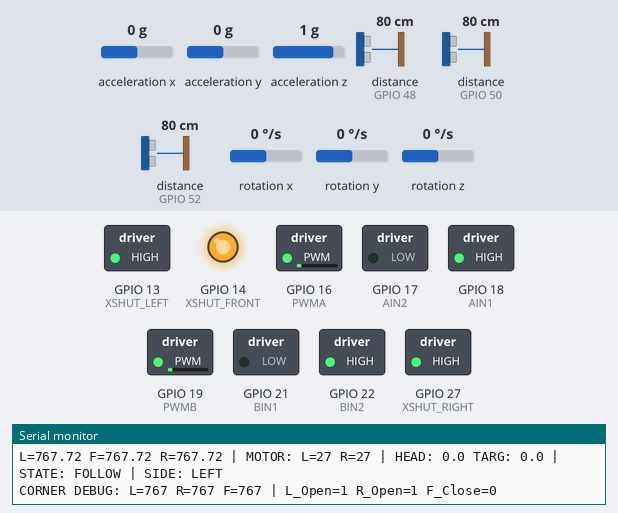
A program run on a simulated ESP32. Shown: switched loads named in the program (green lamp = pin HIGH), output pins drawn as LEDs (lit = HIGH), the last lines printed to the serial monitor. Inputs (shaded band) come from the test bench; at power-on: distance to the obstacle (sensors on GPIO 52, GPIO 50, GPIO 48) 80 cm, acceleration x 0 g, acceleration y 0 g, acceleration z 1 g, rotation x 0 °/s, rotation y 0 °/s, rotation z 0 °/s. WiFi joins after 1.5 s; servers stay silent unless stated.

Above: at 2.9 s.
3.0 s: distance to the obstacle (sensor on GPIO 52) set to 2 cm
At 5.7 s:
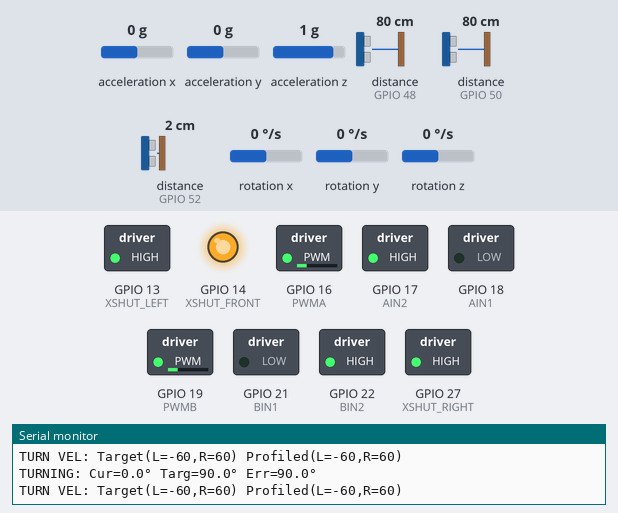
9.0 s: distance to the obstacle (sensor on GPIO 52) set to 10 cm
12.0 s: distance to the obstacle (sensor on GPIO 52) set to 13 cm
At 12.66 s:
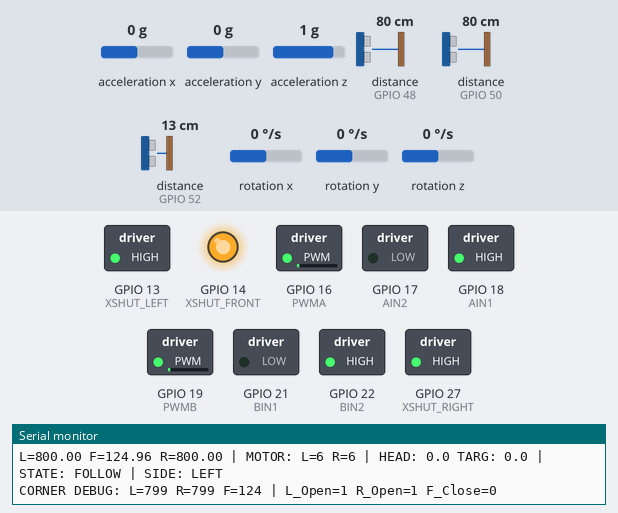
15.0 s: distance to the obstacle (sensor on GPIO 50) set to 2 cm
At 17.38 s:
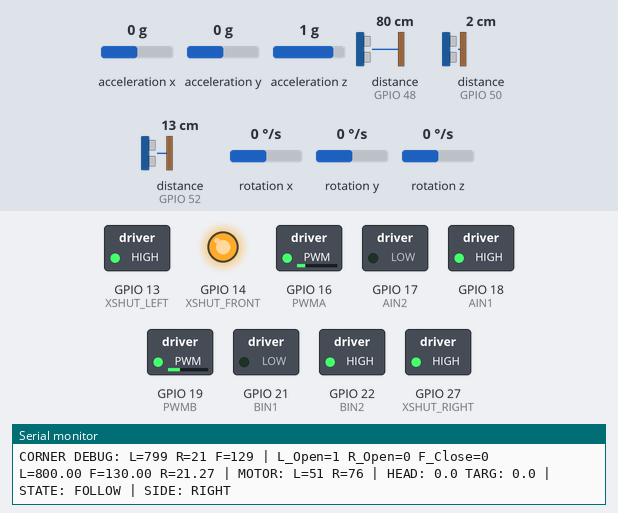
18.0 s: distance to the obstacle (sensor on GPIO 48) set to 6 cm
21.0 s: distance to the obstacle (sensor on GPIO 48) set to 3 cm
At 23.6 s:
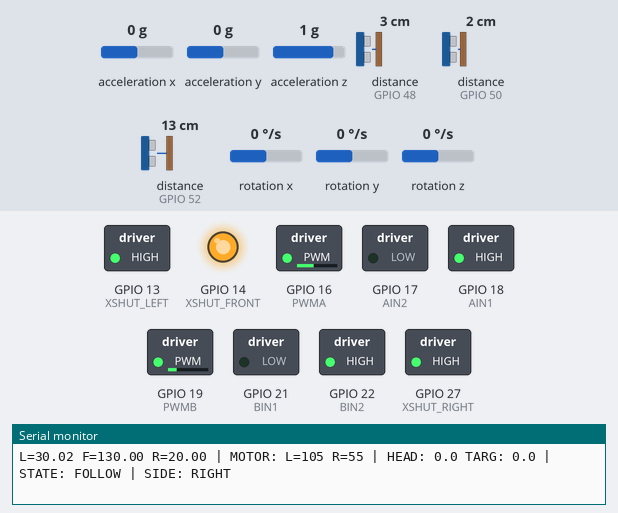
Timing chart, 0 to 25.0 s (numbered marks = the images above; inputs shaded):
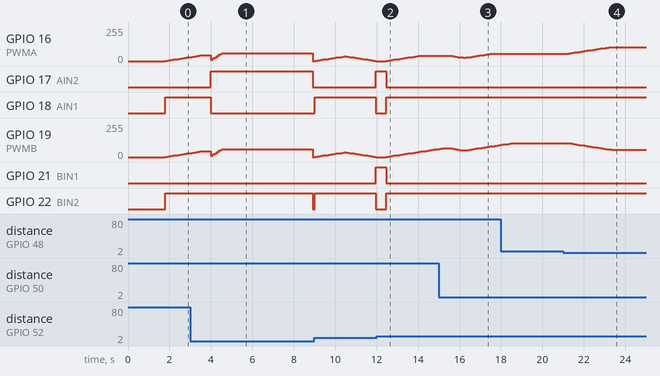

The program:

main.cpp
```cpp
#include <Wire.h>
#include "config.h"
#include "MotorControl.h"
#include "SensorManager.h"
#include "IMUHandler.h"
#include "WallFollower.h"
#include "NetworkManager.h"

// Global instances
MotorControl motors;
SensorManager sensors;
IMUHandler imu;
WallFollower wallFollower;
NetworkManager network;

unsigned long lastTime = 0;

void setup() {
    Serial.begin(115200);
    Wire.begin(I2C_SDA_PIN, I2C_SCL_PIN);
    Wire.setClock(I2C_CLOCK_SPEED);

    // Initialize all systems
    Serial.println("=== WALL FOLLOWING ROBOT INITIALIZATION ===");

    // Network setup
    if (!network.setup()) {
        Serial.println("Network setup failed!");
        while(1);
    }

    // Sensor setup
    if (!sensors.setup()) {
        Serial.println("Sensor setup failed!");
        while(1);
    }

    // Motor setup
    motors.setup();

    // Initialize IMU heading
    imu.initializeHeading();

    // Initialize wall follower
    wallFollower.resetPID();

    lastTime = millis();
    Serial.println("=== SYSTEM READY - IMPROVED WALL FOLLOWING! ===");
    Serial.println();
}

void loop() {
    // Handle network connections
    network.handleClient();

    // Read sensors
    float leftDist, rightDist, frontDist;
    sensors.readSensors(leftDist, rightDist, frontDist);

    // Read IMU
    sensors.readMPU6050(imu.ax, imu.ay, imu.az, imu.gx, imu.gy, imu.gz);
    imu.updateHeading(imu.gz, millis(), wallFollower.currentState);

    // Calculate timing
    unsigned long currentTime = millis();
    float dt = (currentTime - lastTime) / 1000.0;
    if (dt > MAX_DT) dt = MIN_DT;
    lastTime = currentTime;

    // Process robot behavior based on state
    int leftSpeed = WallFollower::getBaseSpeed();
    int rightSpeed = WallFollower::getBaseSpeed();

    // Store previous state to detect transitions
    static RobotState previousState = STOPPED;

    switch (wallFollower.currentState) {
        case FOLLOWING:
            wallFollower.handleWallFollowing(leftSpeed, rightSpeed, leftDist, rightDist, frontDist, dt, imu);
            wallFollower.applyHeadingCorrection(leftSpeed, rightSpeed, imu);
            break;

        case TURNING: {
            // Reset turn profile when first entering TURNING state
            if (previousState != TURNING) {
                wallFollower.resetTurnProfile();
                motors.resetTurnProfile();
                Serial.println("TURNING: Reset velocity profile");
            }

            float headingError = imu.getHeadingError(imu.targetHeading);

            #if DEBUG_TURN_PROGRESS
            static unsigned long lastTurnDebug = 0;
            if (millis() - lastTurnDebug > TURN_DEBUG_INTERVAL) {
                Serial.printf("TURNING: Cur=%.1f° Targ=%.1f° Err=%.1f°\n", imu.heading, imu.targetHeading, headingError);
                lastTurnDebug = millis();
            }
            #endif

            // Calculate turn speed based on error (PROPORTIONAL CONTROL)
            int turnSpeed = constrain(fabs(headingError) * 1.5, 30, WallFollower::getTurnSpeed());

            // Determine turn direction
            int targetLeftSpeed, targetRightSpeed;

            if (headingError > 0) {
                // Need to turn LEFT (counter-clockwise)
                targetLeftSpeed = -turnSpeed;
                targetRightSpeed = turnSpeed;
            } else {
                // Need to turn RIGHT (clockwise)
                targetLeftSpeed = turnSpeed;
                targetRightSpeed = -turnSpeed;
            }

            // APPLY VELOCITY PROFILING FOR SMOOTH TURN ACCELERATION
            int profiledLeftSpeed, profiledRightSpeed;
            motors.applyTurnVelocityProfile(profiledLeftSpeed, profiledRightSpeed, targetLeftSpeed, targetRightSpeed);

            // Apply profiled turn motors
            motors.setTurnMotors(profiledLeftSpeed, profiledRightSpeed);

            // Debug turn velocity profiling
            #if DEBUG_TURN_PROGRESS
            static unsigned long lastVelDebug = 0;
            if (millis() - lastVelDebug > 100) {
                Serial.printf("TURN VEL: Target(L=%d,R=%d) Profiled(L=%d,R=%d)\n",
                             targetLeftSpeed, targetRightSpeed, profiledLeftSpeed, profiledRightSpeed);
                lastVelDebug = millis();
            }
            #endif

            // Check if turn is complete
            if (fabs(headingError) < TURN_TOLERANCE_WIDE || millis() - wallFollower.getTurnStartTime() > WallFollower::getTurnTimeout()) {
                wallFollower.currentState = POSITIONING;
                wallFollower.setPositioningStartTime(millis());

                // Stop motors
                motors.stopMotors();

                if (fabs(headingError) < TURN_TOLERANCE_WIDE) {
                    Serial.printf("TURN COMPLETE: %.1f° -> %.1f° (Error: %.1f°)\n",
                                 wallFollower.getTurnStartHeading(), imu.heading, headingError);
                } else {
                    Serial.println("TURN TIMEOUT, FORCING POSITIONING");
                }
            }
            return; // Skip motor smoothing during turning
        }
        break;

        case POSITIONING: {
            // Move forward to find the wall
            leftSpeed = WallFollower::getPositioningSpeed();
            rightSpeed = WallFollower::getPositioningSpeed();

            // Check if we found the target wall
            bool wallFound = false;
            if (wallFollower.followingLeft) {
                wallFound = (leftDist < WallFollower::getWallThreshold()) && (leftDist > POSITIONING_MIN_DISTANCE);
            } else {
                wallFound = (rightDist < WallFollower::getWallThreshold()) && (rightDist > POSITIONING_MIN_DISTANCE);
            }

            if (wallFound || wallFollower.isPositioningComplete()) {
                wallFollower.currentState = FOLLOWING;
                wallFollower.resetPID();
                imu.targetHeading = imu.heading;
                if (wallFound) Serial.println("POSITIONING COMPLETE - WALL FOUND");
                else Serial.println("POSITIONING COMPLETE - TIMEOUT");
            }
            break;
        }

        case STOPPED:
            leftSpeed = 0;
            rightSpeed = 0;
            break;
    }

    // Apply motor control (skip during turning)
    if (wallFollower.currentState != TURNING) {
        motors.setMotorsSmooth(leftSpeed, rightSpeed);
    }

    // Update previous state for next iteration
    previousState = wallFollower.currentState;

    // Debug output
    #if DEBUG_SENSOR_READINGS
    static unsigned long lastDebugTime = 0;
    if (millis() - lastDebugTime > DEBUG_INTERVAL) {
        String message = "L=" + String(leftDist) + " F=" + String(frontDist) + " R=" + String(rightDist) + " | ";
        message += "MOTOR: L=" + String(motors.getCurrentLeftSpeed()) + " R=" + String(motors.getCurrentRightSpeed()) + " | ";
        message += "HEAD: " + String(imu.heading, 1) + " TARG: " + String(imu.targetHeading, 1) + " | ";
        message += "STATE: ";

        switch(wallFollower.currentState) {
            case FOLLOWING: message += "FOLLOW"; break;
            case TURNING: message += "TURN"; break;
            case POSITIONING: message += "POSITION"; break;
            case STOPPED: message += "STOP"; break;
        }

        message += " | SIDE: " + String(wallFollower.followingLeft ? "LEFT" : "RIGHT");
        message += "\n";

        network.sendMessage(message);
        lastDebugTime = millis();
    }
    #endif

    // Debug corner detection
    wallFollower.debugCornerDetection(leftDist, rightDist, frontDist);

    delay(LOOP_DELAY_MS);
}
```

IMUHandler.h
```cpp
#ifndef IMUHANDLER_H
#define IMUHANDLER_H

#include "config.h"

class IMUHandler {
private:
    float gyroZeroOffset = 0.0;
    unsigned long lastStillTime = 0;
    unsigned long lastUpdate = 0;

public:
    float heading = 0.0;
    float targetHeading = 0.0;
    bool headingInitialized = false;
    int16_t ax, ay, az, gx, gy, gz;

    void updateHeading(int16_t gz_val, unsigned long currentTime, RobotState currentState) {
        static float gyroBias = 0.0;
        float dt = (currentTime - lastUpdate) / 1000.0;

        if (dt > 0 && dt < MAX_DT) {
            float gyroZ = (gz_val / GYRO_SENSITIVITY) - gyroBias;
            heading += gyroZ * dt;

            // Auto-calibrate gyro bias when robot is still
            if (currentState == FOLLOWING && abs(gyroZ) < 1.0) {
                if (currentTime - lastStillTime > STILL_TIME_THRESHOLD) {
                    gyroBias = gyroBias * 0.99 + (gz_val / GYRO_SENSITIVITY) * 0.01;
                }
            } else {
                lastStillTime = currentTime;
            }

            // Keep heading in [-180, 180] range
            if (heading > 180.0) heading -= 360.0;
            if (heading < -180.0) heading += 360.0;
        }

        lastUpdate = currentTime;

        if (!headingInitialized) {
            targetHeading = heading;
            headingInitialized = true;
        }
    }

    void initializeHeading() {
        headingInitialized = false;
    }

    float getHeadingError(float target) {
        float error = target - heading;
        while (error > 180.0) error -= 360.0;
        while (error < -180.0) error += 360.0;
        return error;
    }
};

#endif
```

MotorControl.h
```cpp
#ifndef MOTORCONTROL_H
#define MOTORCONTROL_H

#include <Arduino.h>
#include "config.h"

class MotorControl {
private:
    int currentLeftSpeed = 0;
    int currentRightSpeed = 0;
    int turnCurrentLeft = 0;  // Separate tracking for turns
    int turnCurrentRight = 0;

public:
    void setup() {
        pinMode(AIN1, OUTPUT);
        pinMode(AIN2, OUTPUT);
        pinMode(BIN1, OUTPUT);
        pinMode(BIN2, OUTPUT);
        ledcSetup(0, 3000, 8);
        ledcSetup(1, 3000, 8);
        ledcAttachPin(PWMA, 0);
        ledcAttachPin(PWMB, 1);

        // Initialize turn velocities
        turnCurrentLeft = 0;
        turnCurrentRight = 0;
    }

    void setMotorsSmooth(int leftTarget, int rightTarget) {
        if (leftTarget > currentLeftSpeed) {
            currentLeftSpeed = min(currentLeftSpeed + MAX_SPEED_CHANGE, leftTarget);
        } else if (leftTarget < currentLeftSpeed) {
            currentLeftSpeed = max(currentLeftSpeed - MAX_SPEED_CHANGE, leftTarget);
        }

        if (rightTarget > currentRightSpeed) {
            currentRightSpeed = min(currentRightSpeed + MAX_SPEED_CHANGE, rightTarget);
        } else if (rightTarget < currentRightSpeed) {
            currentRightSpeed = max(currentRightSpeed - MAX_SPEED_CHANGE, rightTarget);
        }

        digitalWrite(AIN1, currentLeftSpeed > 0 ? HIGH : LOW);
        digitalWrite(AIN2, currentLeftSpeed > 0 ? LOW : HIGH);
        ledcWrite(0, abs(currentLeftSpeed));

        digitalWrite(BIN1, currentRightSpeed > 0 ? LOW : HIGH);
        digitalWrite(BIN2, currentRightSpeed > 0 ? HIGH : LOW);
        ledcWrite(1, abs(currentRightSpeed));
    }

    void stopMotors() {
        currentLeftSpeed = 0;
        currentRightSpeed = 0;
        turnCurrentLeft = 0;
        turnCurrentRight = 0;
        digitalWrite(AIN1, LOW);
        digitalWrite(AIN2, LOW);
        digitalWrite(BIN1, LOW);
        digitalWrite(BIN2, LOW);
        ledcWrite(0, 0);
        ledcWrite(1, 0);
    }

    void applyTurnVelocityProfile(int &leftSpeed, int &rightSpeed, int targetLeft, int targetRight) {
        // Apply acceleration/deceleration to turn speeds
        if (turnCurrentLeft < targetLeft) {
            turnCurrentLeft = min(turnCurrentLeft + TURN_ACCELERATION, targetLeft);
        } else if (turnCurrentLeft > targetLeft) {
            turnCurrentLeft = max(turnCurrentLeft - TURN_ACCELERATION, targetLeft);
        }

        if (turnCurrentRight < targetRight) {
            turnCurrentRight = min(turnCurrentRight + TURN_ACCELERATION, targetRight);
        } else if (turnCurrentRight > targetRight) {
            turnCurrentRight = max(turnCurrentRight - TURN_ACCELERATION, targetRight);
        }

        leftSpeed = turnCurrentLeft;
        rightSpeed = turnCurrentRight;
    }

    void setTurnMotors(int leftSpeed, int rightSpeed) {
        digitalWrite(AIN1, leftSpeed > 0 ? HIGH : LOW);
        digitalWrite(AIN2, leftSpeed > 0 ? LOW : HIGH);
        ledcWrite(0, abs(leftSpeed));

        digitalWrite(BIN1, rightSpeed > 0 ? LOW : HIGH);
        digitalWrite(BIN2, rightSpeed > 0 ? HIGH : LOW);
        ledcWrite(1, abs(rightSpeed));

        currentLeftSpeed = leftSpeed;
        currentRightSpeed = rightSpeed;
    }

    void resetTurnProfile() {
        turnCurrentLeft = 0;
        turnCurrentRight = 0;
    }

    int getCurrentLeftSpeed() { return currentLeftSpeed; }
    int getCurrentRightSpeed() { return currentRightSpeed; }
};

#endif
```

NetworkManager.h
```cpp
#ifndef NETWORKMANAGER_H
#define NETWORKMANAGER_H

#include <WiFi.h>
#include "config.h"

class NetworkManager {
private:
    WiFiServer server;
    WiFiClient client;

public:
    NetworkManager() : server(TCP_PORT) {}

    bool setup() {
        WiFi.begin(WIFI_SSID, WIFI_PASSWORD);
        Serial.print("Connecting to WiFi");
        while (WiFi.status() != WL_CONNECTED) {
            delay(500);
            Serial.print(".");
        }
        Serial.println("\nConnected! IP address: ");
        Serial.println(WiFi.localIP());

        // Start TCP server
        server.begin();
        Serial.println("TCP server started on port " + String(TCP_PORT));
        return true;
    }

    void handleClient() {
        if (!client || !client.connected()) {
            client = server.available();
            if (client) {
                #if DEBUG_NETWORK
                Serial.println("New client connected");
                #endif
                client.println("Robot Controller Connected");
            }
        }
    }

    void sendMessage(String message) {
        Serial.print(message);
        if (client && client.connected()) {
            client.print(message);
        }
    }
};

#endif
```

SensorManager.h
```cpp
#ifndef SENSORMANAGER_H
#define SENSORMANAGER_H

#include <Wire.h>
#include <VL53L0X.h>
#include <MPU6050.h>
#include "config.h"

class SensorManager {
private:
    // TOF Sensors
    VL53L0X sensorLeft;
    VL53L0X sensorRight;
    VL53L0X sensorFront;

    // MPU6050
    MPU6050 mpu;
    int16_t ax, ay, az;
    int16_t gx, gy, gz;

    // Sensor smoothing
    int leftDistHistory[SENSOR_FILTER_SIZE];
    int rightDistHistory[SENSOR_FILTER_SIZE];
    int frontDistHistory[SENSOR_FILTER_SIZE];

    // Low-pass filter
    float filteredLeftDist = 0;
    float filteredRightDist = 0;
    float filteredFrontDist = 0;

public:
    bool setup() {
        // Initialize TOF Sensors
        pinMode(XSHUT_LEFT, OUTPUT);
        pinMode(XSHUT_RIGHT, OUTPUT);
        pinMode(XSHUT_FRONT, OUTPUT);

        digitalWrite(XSHUT_LEFT, LOW);
        digitalWrite(XSHUT_RIGHT, LOW);
        digitalWrite(XSHUT_FRONT, LOW);
        delay(50);

        digitalWrite(XSHUT_LEFT, HIGH);
        delay(15);
        if(!sensorLeft.init()) {
            Serial.println("Left sensor failed!");
            return false;
        }
        sensorLeft.setAddress(0x30);
        sensorLeft.setTimeout(500);
        sensorLeft.startContinuous();
        sensorLeft.setMeasurementTimingBudget(20000);

        digitalWrite(XSHUT_RIGHT, HIGH);
        delay(15);
        if(!sensorRight.init()) {
            Serial.println("Right sensor failed!");
            return false;
        }
        sensorRight.setAddress(0x32);
        sensorRight.setTimeout(500);
        sensorRight.startContinuous();
        sensorRight.setMeasurementTimingBudget(20000);

        digitalWrite(XSHUT_FRONT, HIGH);
        delay(15);
        if(!sensorFront.init()) {
            Serial.println("Front sensor failed!");
            return false;
        }
        sensorFront.setAddress(0x34);
        sensorFront.setTimeout(500);
        sensorFront.startContinuous();
        sensorFront.setMeasurementTimingBudget(20000);

        // Initialize sensor history
        for (int i = 0; i < SENSOR_FILTER_SIZE; i++) {
            leftDistHistory[i] = DESIRED_DISTANCE;
            rightDistHistory[i] = DESIRED_DISTANCE;
            frontDistHistory[i] = MAX_SENSOR_RANGE;
        }

        // Initialize MPU6050
        mpu.initialize();
        delay(100);
        if (mpu.testConnection()) {
            Serial.println("MPU6050 connection successful!");
            // Calibration
            Serial.println("Calibrating MPU6050... keep robot still!");
            mpu.CalibrateAccel(CALIBRATION_SAMPLES);
            mpu.CalibrateGyro(CALIBRATION_SAMPLES);
            Serial.println("Calibration complete!");
            return true;
        } else {
            Serial.println("MPU6050 connection failed!");
            return false;
        }
    }

    void readSensors(float &leftDist, float &rightDist, float &frontDist) {
        leftDist = getFilteredDistance(sensorLeft, filteredLeftDist);
        rightDist = getFilteredDistance(sensorRight, filteredRightDist);
        frontDist = getFilteredDistance(sensorFront, filteredFrontDist);
    }

    void readMPU6050(int16_t &ax_out, int16_t &ay_out, int16_t &az_out,
                     int16_t &gx_out, int16_t &gy_out, int16_t &gz_out) {
        if (mpu.testConnection()) {
            mpu.getMotion6(&ax, &ay, &az, &gx, &gy, &gz);
            ax_out = ax;
            ay_out = ay;
            az_out = az;
            gx_out = gx;
            gy_out = gy;
            gz_out = gz;
        }
    }

    float getFilteredDistance(VL53L0X &sensor, float &filteredValue) {
        int raw = sensor.readRangeContinuousMillimeters();
        if (sensor.timeoutOccurred() || raw > MAX_SENSOR_RANGE) raw = MAX_SENSOR_RANGE;

        filteredValue = SENSOR_FILTER_ALPHA * raw + (1 - SENSOR_FILTER_ALPHA) * filteredValue;
        return filteredValue;
    }
};

#endif
```

Source omitted: WallFollower.h (10251 bytes), config.h (3019 bytes)

Measured:
- the behaviour switches between 12 and 13 cm on distance to the obstacle (sensor on GPIO 52) (found by bisection; images 1 and 2)
- the behaviour switches between 5 and 4 cm on distance to the obstacle (sensor on GPIO 48) (found by bisection; images 3 and 4)
- after the input at 3.0 s, GPIO 17 (AIN2): LOW → HIGH after 0.99 s, → LOW 4.9 s later; GPIO 18 (AIN1): HIGH → LOW after 0.99 s; GPIO 22 (BIN2): HIGH → LOW after 5.9 s
- after the input at 12.0 s, GPIO 16 (PWMA): moves from 0/255 to 39/255 over 1.5 s, starting after 0.47 s; GPIO 17 (AIN2), GPIO 21 (BIN1): HIGH → LOW after 0.47 s; GPIO 18 (AIN1), GPIO 22 (BIN2): LOW → HIGH after 0.47 s; GPIO 19 (PWMB): moves from 0/255 to 60/255 over 2.4 s, starting after 0.47 s
- after the input at 15.0 s, GPIO 16 (PWMA): 39/255 → 36/255 after 0.66 s, → 33/255 0.13 s later, → 30/255 0.13 s later, → 27/255 0.13 s later, … (16 changes in this stretch)
- after the input at 21.0 s, GPIO 16 (PWMA): moves from 55/255 to 105/255 over 2.0 s, starting after 0.28 s; GPIO 19 (PWMB): moves from 105/255 to 55/255 over 2.0 s, starting after 0.28 s
